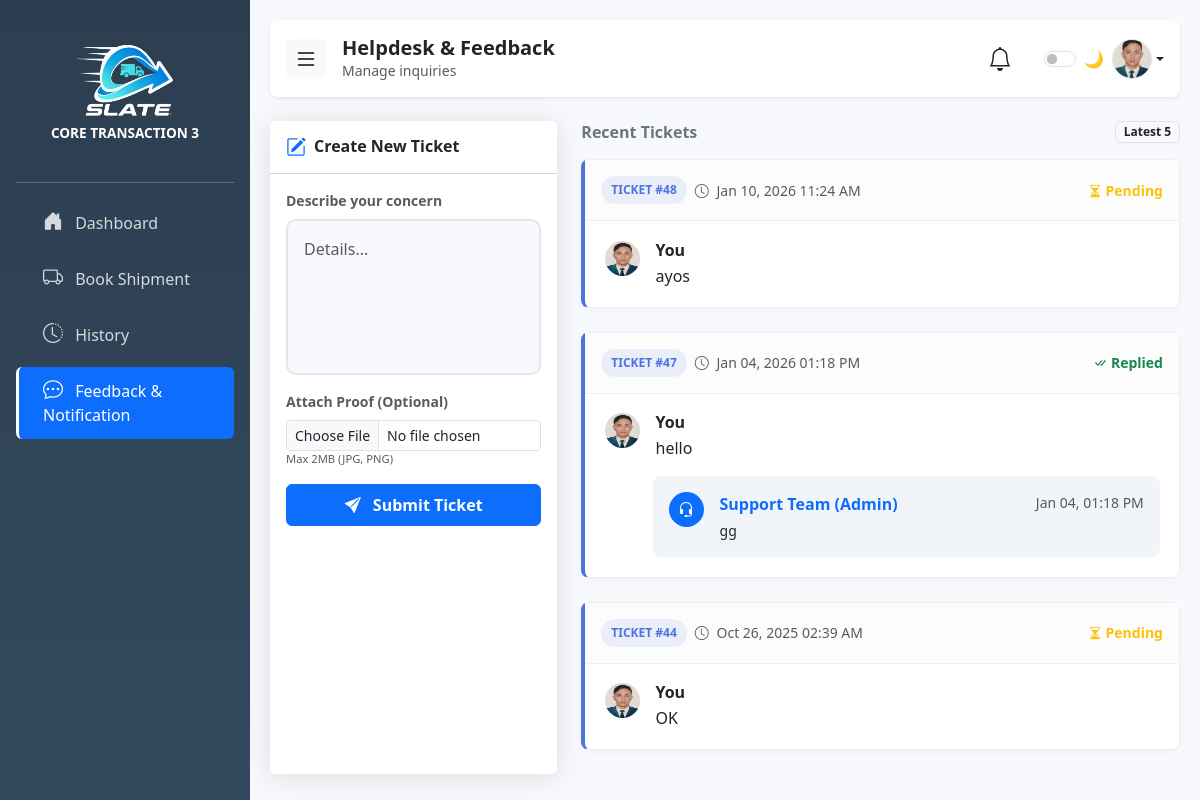
Page /feedback.php (signed in) on the committed database.
### tables this page shows
CREATE TABLE `accounts` (
  `id` int(11) NOT NULL,
  `username` varchar(255) DEFAULT NULL,
  `email` varchar(100) NOT NULL,
  `phone_number` varchar(20) DEFAULT NULL,
  `gender` enum('Male','Female','Other') DEFAULT NULL,
  `password` varchar(255) DEFAULT NULL,
  `profile_image` varchar(255) DEFAULT NULL,
  `role` enum('admin','user') DEFAULT 'user',
  `created_at` timestamp NOT NULL DEFAULT current_timestamp(),
  `otp_hash` varchar(255) DEFAULT NULL,
  `otp_expires_at` datetime DEFAULT NULL,
  `otp_attempts` int(11) DEFAULT 0,
  `last_otp_sent_at` datetime NOT NULL DEFAULT current_timestamp()
);

CREATE TABLE `feedback` (
  `id` int(11) NOT NULL,
  `account_id` int(11) NOT NULL,
  `comment` text NOT NULL,
  `created_at` timestamp NOT NULL DEFAULT current_timestamp(),
  `status` enum('unread','read') DEFAULT 'unread',
  `reply` text DEFAULT NULL,
  `attachment` varchar(255) DEFAULT NULL
);

CREATE TABLE `replies` (
  `id` int(11) NOT NULL,
  `feedback_id` int(11) NOT NULL,
  `admin_id` int(11) NOT NULL,
  `reply_message` text NOT NULL,
  `created_at` timestamp NOT NULL DEFAULT current_timestamp()
);

### feedback.php (the view, shortened to what this page needs)
<?php
include("connection.php");
$account_id = $_SESSION['account_id'];
$feedbacks = [];
$sql = "SELECT f.id, f.comment, f.attachment, f.created_at, a.username FROM feedback f JOIN accounts a ON f.account_id = a.id WHERE f.account_id = ? ORDER BY f.created_at DESC LIMIT 5";
$stmt = $conn->prepare($sql);
$stmt->bind_param("i", $account_id);
$stmt->execute();
$result = $stmt->get_result();
if ($result && $result->num_rows > 0) {
    while ($row = $result->fetch_assoc()) {
        $replySql = "SELECT r.reply_message, r.created_at, u.username AS admin_name FROM replies r JOIN accounts u ON r.admin_id = u.id WHERE r.feedback_id = ? ORDER BY r.created_at ASC";
        $stmt2 = $conn->prepare($replySql);
        $stmt2->bind_param("i", $row['id']);
        $stmt2->execute();
        $replies = $stmt2->get_result()->fetch_all(MYSQLI_ASSOC);
        $row['replies'] = $replies;
        $feedbacks[] = $row;
    }
}
$username = $_SESSION['username'];
$query = mysqli_query($conn, "SELECT * FROM accounts WHERE username = '$username'");
$user = mysqli_fetch_assoc($query);
$profileImage = !empty($user['profile_image']) ? $user['profile_image'] : 'user.png';
?>
<!DOCTYPE html>
<html lang="en">
<head>
    <link href="https://cdn.jsdelivr.net/npm/bootstrap@5.3.3/dist/css/bootstrap.min.css" rel="stylesheet">
    <link rel="stylesheet" href="https://cdn.jsdelivr.net/npm/bootstrap-icons@1.11.1/font/bootstrap-icons.css">
</head>
<body>
    <div class="sidebar d-flex flex-column flex-shrink-0 p-3" id="sidebar">
        <div class="text-center mb-4 mt-2">
            <img src="Remorig.png" alt="Logo" class="img-fluid mb-2" style="max-width: 140px;">
            <h6 class="fw-semibold text-uppercase text-light-50 mb-0" style="font-size: 0.85rem;">Core Transaction 3</h6>
        </div>
        <hr class="text-light opacity-25">
        <ul class="nav nav-pills flex-column mb-auto">
            <li class="nav-item mb-2"><a href="user.php" class="nav-link"><i class="bi bi-house-door-fill fs-5 me-2"></i> Dashboard</a></li>
            <li class="nav-item mb-2"><a href="bookshipment.php" class="nav-link"><i class="bi bi-truck fs-5 me-2"></i> Book Shipment</a></li>
            <li class="nav-item mb-2"><a href="shiphistory.php" class="nav-link"><i class="bi bi-clock-history fs-5 me-2"></i> History</a></li>
            <li class="nav-item mb-2"><a href="feedback.php" class="nav-link text-white active"><i class="bi bi-chat-dots fs-5 me-2"></i> Feedback & Notification</a></li>
        </ul>
    </div>
    <div class="content" id="mainContent">
        <header class="header-navbar d-flex align-items-center justify-content-between px-3 py-3 mb-4 bg-white shadow-sm rounded-3 sticky-top">
            <div class="d-flex align-items-center gap-3">
                <button class="btn btn-light border-0 p-2" id="hamburger"><i class="bi bi-list fs-4"></i></button>
                <div><h5 class="fw-semibold mb-0">Helpdesk & Feedback</h5><small class="text-muted d-none d-sm-block">Manage inquiries</small></div>
            </div>
            <div class="d-flex align-items-center gap-2">
                <div class="dropdown me-3">
                    <a href="#" class="text-dark position-relative" id="notifDropdown" data-bs-toggle="dropdown" onclick="markRead()">
                        <i class="bi bi-bell fs-4"></i>
                    </a>
                </div>
                <div class="form-check form-switch mb-0 ms-2">
                    <label class="form-check-label d-none d-sm-inline" for="userThemeToggle">🌙</label>
                    <input class="form-check-input" type="checkbox" role="switch" id="userThemeToggle">
                </div>
                <div class="dropdown">
                    <a href="#" class="d-flex align-items-center text-decoration-none text-dark dropdown-toggle" data-bs-toggle="dropdown">
                        <img src="<?php echo $profileImage ?? 'default-avatar.png'; ?>" alt="Profile" class="rounded-circle border" width="40" height="40" style="object-fit:cover;">
                    </a>
                </div>
            </div>
        </header>
        <div class="row g-4">
            <div class="col-lg-4">
                <div class="card h-100">
                    <div class="card-header bg-white d-flex align-items-center gap-2 py-3">
                        <i class="bi bi-pencil-square text-primary fs-5"></i>
                        <h6 class="fw-bold mb-0">Create New Ticket</h6>
                    </div>
                    <div class="card-body">
                        <form method="POST" enctype="multipart/form-data">
                            <div class="mb-3">
                                <label class="form-label small fw-bold text-muted">Describe your concern</label>
                                <textarea class="form-control feedback-textarea" name="comment" rows="5" placeholder="Details..." required></textarea>
                            </div>
                            <div class="mb-3">
                                <label class="form-label small fw-bold text-muted">Attach Proof (Optional)</label>
                                <input type="file" name="attachment" class="form-control form-control-sm" accept="image/*">
                                <small class="text-muted" style="font-size: 0.7rem;">Max 2MB (JPG, PNG)</small>
                            </div>
                            <button type="submit" name="Send_feedback" class="btn btn-primary w-100 py-2 fw-bold">
                                <i class="bi bi-send-fill me-2"></i> Submit Ticket
                            </button>
                        </form>
                    </div>
                </div>
            </div>
            <div class="col-lg-8">
                <div class="d-flex align-items-center justify-content-between mb-3">
                    <h6 class="fw-bold text-secondary mb-0">Recent Tickets</h6>
                    <span class="badge bg-light text-dark border">Latest 5</span>
                </div>
                <?php if (!empty($feedbacks)): ?>
                    <?php foreach ($feedbacks as $fb): ?>
                        <div class="ticket-item">
                            <div class="ticket-header">
                                <div class="d-flex align-items-center gap-2">
                                    <span class="badge-ticket">TICKET #<?= $fb['id'] ?></span>
                                    <span class="small text-muted"><i class="bi bi-clock me-1"></i> <?= date("M d, Y h:i A", strtotime($fb['created_at'])) ?></span>
                                </div>
                                <div class="small fw-bold">
                                    <?php echo !empty($fb['replies']) ? '<span class="text-success"><i class="bi bi-check-all"></i> Replied</span>' : '<span class="text-warning"><i class="bi bi-hourglass-split"></i> Pending</span>'; ?>
                                </div>
                            </div>
                            <div class="ticket-body">
                                <div class="d-flex gap-3">
                                    <div class="flex-shrink-0"><img src="<?php echo $profileImage; ?>" class="rounded-circle" width="35" height="35" alt="User"></div>
                                    <div>
                                        <h6 class="fw-bold mb-1">You</h6>
                                        <p class="mb-0 text-break"><?= nl2br(htmlspecialchars($fb['comment'])) ?></p>
                                    </div>
                                </div>
                                <?php if (!empty($fb['replies'])): ?>
                                    <?php foreach ($fb['replies'] as $r): ?>
                                        <div class="admin-reply-box ms-md-5">
                                            <div class="d-flex gap-3">
                                                <div class="flex-shrink-0"><div class="bg-primary text-white rounded-circle d-flex align-items-center justify-content-center" style="width:35px; height:35px;"><i class="bi bi-headset"></i></div></div>
                                                <div class="w-100">
                                                    <div class="d-flex justify-content-between mb-1"><span class="fw-bold text-primary">Support Team (<?= htmlspecialchars($r['admin_name']) ?>)</span><small class="text-muted"><?= date("M d, h:i A", strtotime($r['created_at'])) ?></small></div>
                                                    <p class="mb-0 small text-break"><?= nl2br(htmlspecialchars($r['reply_message'])) ?></p>
                                                </div>
                                            </div>
                                        </div>
                                    <?php endforeach; ?>
                                <?php endif; ?>
                            </div>
                        </div>
                    <?php endforeach; ?>
                <?php else: ?>
                    <div class="text-center py-5 text-muted card"><h6>No support tickets found</h6></div>
                <?php endif; ?>
            </div>
        </div>
    </div>
</body>
</html>

### feedback.php (style rules this page uses)
:root { --sidebar-width: 250px; --primary-color: #4e73df; --dark-bg: #1a1a2e; }
body { font-family: 'Segoe UI', sans-serif; background-color: #f8f9fc; color: #212529; overflow-x: hidden; }
.sidebar { width: var(--sidebar-width); height: 100vh; position: fixed; left: 0; top: 0; background: linear-gradient(180deg, #2c3e50 0%, #34495e 100%); color: white; z-index: 1040; transition: all 0.3s ease; }
.content { margin-left: var(--sidebar-width); padding: 20px; transition: all 0.3s ease; min-height: 100vh; }
.sidebar a { color: rgba(255, 255, 255, 0.8); text-decoration: none; padding: .75rem 1.5rem; display: block; border-left: 3px solid transparent; }
.sidebar a:hover, .sidebar a.active { background-color: rgba(255, 255, 255, 0.1); color: white; border-left: 3px solid white; }
.card { border: none; border-radius: .35rem; box-shadow: 0 0.15rem 1.75rem 0 rgba(58, 59, 69, 0.15); }
.feedback-textarea { background-color: #f8f9fc; border: 2px solid #e3e6f0; border-radius: 10px; padding: 1rem; resize: none; }
.ticket-item { background: #fff; margin-bottom: 1.5rem; border-radius: 8px; box-shadow: 0 2px 8px rgba(0,0,0,0.03); border: 1px solid #eee; border-left: 4px solid var(--primary-color); }
.ticket-header { padding: 1rem; border-bottom: 1px solid #f0f0f0; display: flex; justify-content: space-between; align-items: center; background: #fcfcfc; }
.ticket-body { padding: 1.2rem; }
.admin-reply-box { background-color: #f1f5f9; border-radius: 8px; padding: 1rem; margin-top: 1rem; }
.badge-ticket { background: rgba(78, 115, 223, 0.1); color: var(--primary-color); padding: 5px 10px; border-radius: 20px; font-size: 0.75rem; font-weight: 600; }

### rows in the picture
accounts: profile_image (picture)
feedback: id "48", created_at "Jan 10, 2026 11:24 AM", shows "Pending", account.profile_image (picture), comment "ayos"
feedback: id "47", created_at "Jan 04, 2026 01:18 PM", shows "Replied", account.profile_image (picture), comment "hello"
replies: admin.username "Admin", created_at "Jan 04, 01:18 PM", reply_message "gg"
feedback: id "44", created_at "Oct 26, 2025 02:39 AM", shows "Pending", account.profile_image (picture), comment "OK"
